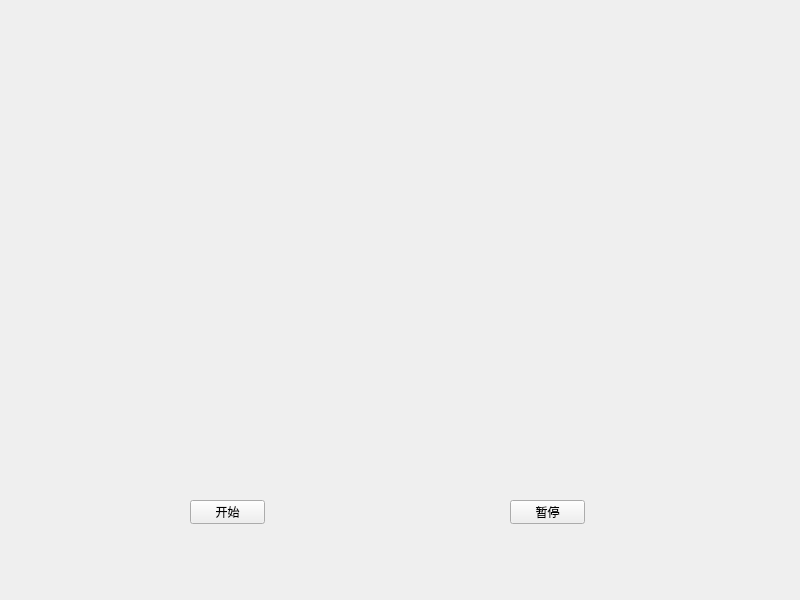
<?xml version="1.0" encoding="UTF-8"?>
<ui version="4.0">
 <class>Widget</class>
 <widget class="QWidget" name="Widget">
  <property name="geometry">
   <rect>
    <x>0</x>
    <y>0</y>
    <width>800</width>
    <height>600</height>
   </rect>
  </property>
  <property name="windowTitle">
   <string>Widget</string>
  </property>
  <widget class="QLabel" name="label">
   <property name="geometry">
    <rect>
     <x>190</x>
     <y>10</y>
     <width>411</width>
     <height>291</height>
    </rect>
   </property>
   <property name="text">
    <string/>
   </property>
  </widget>
  <widget class="QPushButton" name="startButton">
   <property name="geometry">
    <rect>
     <x>190</x>
     <y>500</y>
     <width>75</width>
     <height>24</height>
    </rect>
   </property>
   <property name="text">
    <string>开始</string>
   </property>
  </widget>
  <widget class="QPushButton" name="stopButton">
   <property name="geometry">
    <rect>
     <x>510</x>
     <y>500</y>
     <width>75</width>
     <height>24</height>
    </rect>
   </property>
   <property name="text">
    <string>暂停</string>
   </property>
  </widget>
 </widget>
 <resources/>
 <connections/>
</ui>
